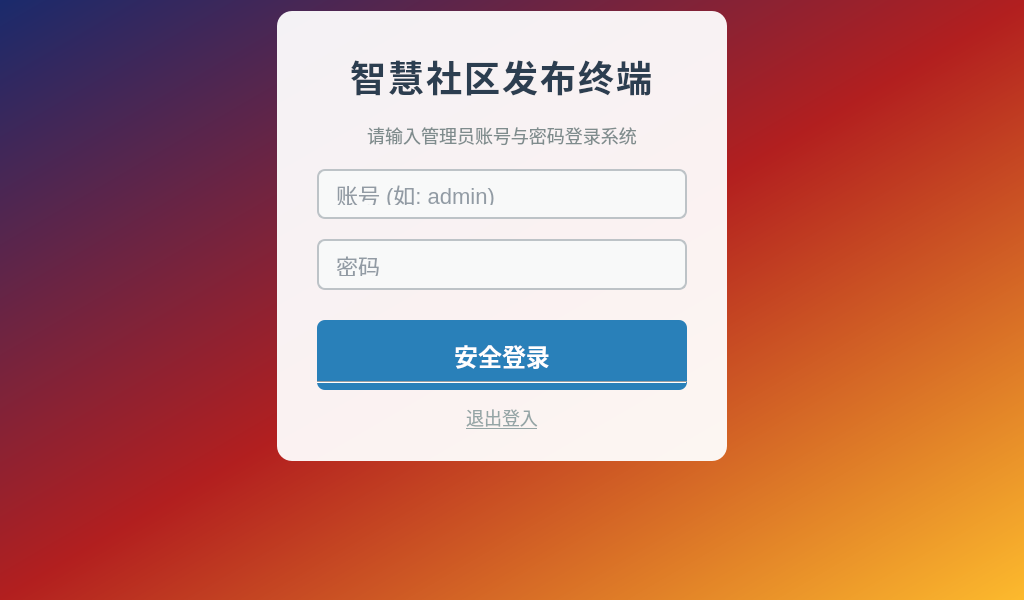
<?xml version="1.0" encoding="UTF-8"?>
<ui version="4.0">
 <class>LoginWidget</class>
 <widget class="QWidget" name="LoginWidget">
  <property name="geometry">
   <rect>
    <x>0</x>
    <y>0</y>
    <width>1024</width>
    <height>600</height>
   </rect>
  </property>
  <property name="windowTitle">
   <string>系统登录</string>
  </property>
  <property name="styleSheet">
   <string notr="true">
/* 全局背景：采用深邃的蓝灰渐变，显得高端稳重 */
QWidget#LoginWidget {
    background: qlineargradient(spread:pad, x1:0, y1:0, x2:1, y2:1, stop:0 #1a2a6c, stop:0.5 #b21f1f, stop:1 #fdbb2d); /* 若需纯色可改为 background-color: #2c3e50; */
    font-family: &quot;Microsoft YaHei&quot;, &quot;SimHei&quot;, sans-serif;
}

/* 居中的登录卡片面板 */
QFrame#loginCard {
    background-color: rgba(255, 255, 255, 240); /* 半透明白色背景 */
    border-radius: 15px;
}

/* 系统标题 */
QLabel#lblSystemName {
    color: #2c3e50;
    font-size: 36px;
    font-weight: bold;
    letter-spacing: 2px;
}

/* 副标题/提示语 */
QLabel#lblSubTitle {
    color: #7f8c8d;
    font-size: 18px;
}

/* 输入框通用样式 */
QLineEdit {
    background-color: #f8f9f9;
    border: 2px solid #bdc3c7;
    border-radius: 8px;
    padding: 12px 15px;
    font-size: 22px;
    color: #2c3e50;
}
QLineEdit:focus {
    border: 2px solid #3498db;
    background-color: #ffffff;
}

/* 登录按钮 */
QPushButton#btnLogin {
    background-color: #2980b9;
    color: #ffffff;
    border: none;
    border-radius: 8px;
    font-size: 24px;
    font-weight: bold;
    padding: 15px;
    margin-top: 10px;
}
QPushButton#btnLogin:hover {
    background-color: #3498db;
}
QPushButton#btnLogin:pressed {
    background-color: #1f618d;
}

/* 退出/关机按钮 */
QPushButton#btnExit {
    background-color: transparent;
    color: #95a5a6;
    border: none;
    font-size: 18px;
    text-decoration: underline;
}
QPushButton#btnExit:hover {
    color: #e74c3c;
}
   </string>
  </property>
  <layout class="QGridLayout" name="gridLayout_main">
   <item row="2" column="2">
    <spacer name="verticalSpacer_bottom">
     <property name="orientation">
      <enum>Qt::Vertical</enum>
     </property>
     <property name="sizeHint" stdset="0">
      <size>
       <width>20</width>
       <height>80</height>
      </size>
     </property>
    </spacer>
   </item>
   <item row="1" column="4">
    <spacer name="horizontalSpacer_right">
     <property name="orientation">
      <enum>Qt::Horizontal</enum>
     </property>
     <property name="sizeHint" stdset="0">
      <size>
       <width>250</width>
       <height>20</height>
      </size>
     </property>
    </spacer>
   </item>
   <item row="0" column="0">
    <spacer name="horizontalSpacer_left">
     <property name="orientation">
      <enum>Qt::Horizontal</enum>
     </property>
     <property name="sizeHint" stdset="0">
      <size>
       <width>250</width>
       <height>20</height>
      </size>
     </property>
    </spacer>
   </item>
   <item row="0" column="2">
    <spacer name="verticalSpacer_top">
     <property name="orientation">
      <enum>Qt::Vertical</enum>
     </property>
     <property name="sizeHint" stdset="0">
      <size>
       <width>20</width>
       <height>80</height>
      </size>
     </property>
    </spacer>
   </item>
   <item row="0" column="1">
    <widget class="QFrame" name="loginCard">
     <property name="minimumSize">
      <size>
       <width>450</width>
       <height>400</height>
      </size>
     </property>
     <property name="maximumSize">
      <size>
       <width>500</width>
       <height>450</height>
      </size>
     </property>
     <property name="frameShape">
      <enum>QFrame::StyledPanel</enum>
     </property>
     <property name="frameShadow">
      <enum>QFrame::Raised</enum>
     </property>
     <layout class="QVBoxLayout" name="verticalLayout_card">
      <property name="spacing">
       <number>20</number>
      </property>
      <property name="leftMargin">
       <number>40</number>
      </property>
      <property name="topMargin">
       <number>40</number>
      </property>
      <property name="rightMargin">
       <number>40</number>
      </property>
      <property name="bottomMargin">
       <number>30</number>
      </property>
      <item>
       <widget class="QLabel" name="lblSystemName">
        <property name="text">
         <string>智慧社区发布终端</string>
        </property>
        <property name="alignment">
         <set>Qt::AlignCenter</set>
        </property>
       </widget>
      </item>
      <item>
       <widget class="QLabel" name="lblSubTitle">
        <property name="text">
         <string>请输入管理员账号与密码登录系统</string>
        </property>
        <property name="alignment">
         <set>Qt::AlignCenter</set>
        </property>
       </widget>
      </item>
      <item>
       <spacer name="verticalSpacer_1">
        <property name="orientation">
         <enum>Qt::Vertical</enum>
        </property>
        <property name="sizeHint" stdset="0">
         <size>
          <width>20</width>
          <height>20</height>
         </size>
        </property>
       </spacer>
      </item>
      <item>
       <widget class="QLineEdit" name="txtUsername">
        <property name="placeholderText">
         <string>账号 (如: admin)</string>
        </property>
       </widget>
      </item>
      <item>
       <widget class="QLineEdit" name="txtPassword">
        <property name="echoMode">
         <enum>QLineEdit::Password</enum>
        </property>
        <property name="placeholderText">
         <string>密码</string>
        </property>
       </widget>
      </item>
      <item>
       <widget class="QPushButton" name="btnLogin">
        <property name="minimumSize">
         <size>
          <width>270</width>
          <height>80</height>
         </size>
        </property>
        <property name="cursor">
         <cursorShape>PointingHandCursor</cursorShape>
        </property>
        <property name="text">
         <string>安全登录</string>
        </property>
       </widget>
      </item>
      <item>
       <spacer name="verticalSpacer_2">
        <property name="orientation">
         <enum>Qt::Vertical</enum>
        </property>
        <property name="sizeHint" stdset="0">
         <size>
          <width>20</width>
          <height>10</height>
         </size>
        </property>
       </spacer>
      </item>
      <item>
       <widget class="Line" name="line">
        <property name="orientation">
         <enum>Qt::Horizontal</enum>
        </property>
       </widget>
      </item>
      <item>
       <widget class="QPushButton" name="btnExit">
        <property name="cursor">
         <cursorShape>PointingHandCursor</cursorShape>
        </property>
        <property name="text">
         <string>退出登入</string>
        </property>
       </widget>
      </item>
     </layout>
    </widget>
   </item>
  </layout>
 </widget>
 <resources/>
 <connections/>
</ui>
